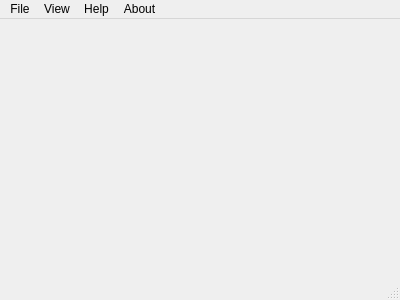
<?xml version="1.0" encoding="UTF-8"?>
<ui version="4.0">
 <class>MainWindow</class>
 <widget class="QMainWindow" name="MainWindow">
  <property name="geometry">
   <rect>
    <x>0</x>
    <y>0</y>
    <width>400</width>
    <height>300</height>
   </rect>
  </property>
  <property name="windowTitle">
   <string>MainWindow</string>
  </property>
  <widget class="QWidget" name="centralWidget"/>
  <widget class="QMenuBar" name="menuBar">
   <property name="geometry">
    <rect>
     <x>0</x>
     <y>0</y>
     <width>400</width>
     <height>21</height>
    </rect>
   </property>
   <widget class="QMenu" name="menuFile">
    <property name="title">
     <string>File</string>
    </property>
    <addaction name="actionExit"/>
   </widget>
   <widget class="QMenu" name="menuView">
    <property name="title">
     <string>View</string>
    </property>
    <widget class="QMenu" name="menuSettings">
     <property name="title">
      <string>Settings</string>
     </property>
     <addaction name="actionOpenGL_2"/>
     <addaction name="actionCUDA"/>
     <addaction name="actionOutput"/>
    </widget>
    <addaction name="actionOpenGL"/>
    <addaction name="menuSettings"/>
   </widget>
   <widget class="QMenu" name="menuHelp">
    <property name="title">
     <string>Help</string>
    </property>
   </widget>
   <widget class="QMenu" name="menuAbout">
    <property name="title">
     <string>About</string>
    </property>
   </widget>
   <addaction name="menuFile"/>
   <addaction name="menuView"/>
   <addaction name="menuHelp"/>
   <addaction name="menuAbout"/>
  </widget>
  <widget class="QStatusBar" name="statusBar">
   <property name="enabled">
    <bool>true</bool>
   </property>
   <property name="focusPolicy">
    <enum>Qt::NoFocus</enum>
   </property>
   <property name="autoFillBackground">
    <bool>false</bool>
   </property>
  </widget>
  <action name="actionExit">
   <property name="text">
    <string>Exit</string>
   </property>
   <property name="shortcut">
    <string>Esc</string>
   </property>
  </action>
  <action name="actionOpenGL">
   <property name="checkable">
    <bool>true</bool>
   </property>
   <property name="checked">
    <bool>true</bool>
   </property>
   <property name="text">
    <string>OpenGL</string>
   </property>
   <property name="toolTip">
    <string>OpenGL Window</string>
   </property>
   <property name="shortcut">
    <string>Shift+O</string>
   </property>
  </action>
  <action name="actionOpenGL_2">
   <property name="checkable">
    <bool>true</bool>
   </property>
   <property name="checked">
    <bool>true</bool>
   </property>
   <property name="text">
    <string>OpenGL</string>
   </property>
   <property name="toolTip">
    <string>OpenGL Settings</string>
   </property>
   <property name="shortcut">
    <string>Shift+Q</string>
   </property>
  </action>
  <action name="actionCUDA">
   <property name="checkable">
    <bool>true</bool>
   </property>
   <property name="checked">
    <bool>true</bool>
   </property>
   <property name="text">
    <string>CUDA</string>
   </property>
   <property name="toolTip">
    <string>CUDA Settings</string>
   </property>
   <property name="shortcut">
    <string>Shift+W</string>
   </property>
  </action>
  <action name="actionOutput">
   <property name="checkable">
    <bool>true</bool>
   </property>
   <property name="checked">
    <bool>false</bool>
   </property>
   <property name="text">
    <string>Output</string>
   </property>
   <property name="toolTip">
    <string>Output Settings</string>
   </property>
   <property name="shortcut">
    <string>Shift+E</string>
   </property>
  </action>
 </widget>
 <layoutdefault spacing="6" margin="11"/>
 <resources/>
 <connections/>
</ui>
